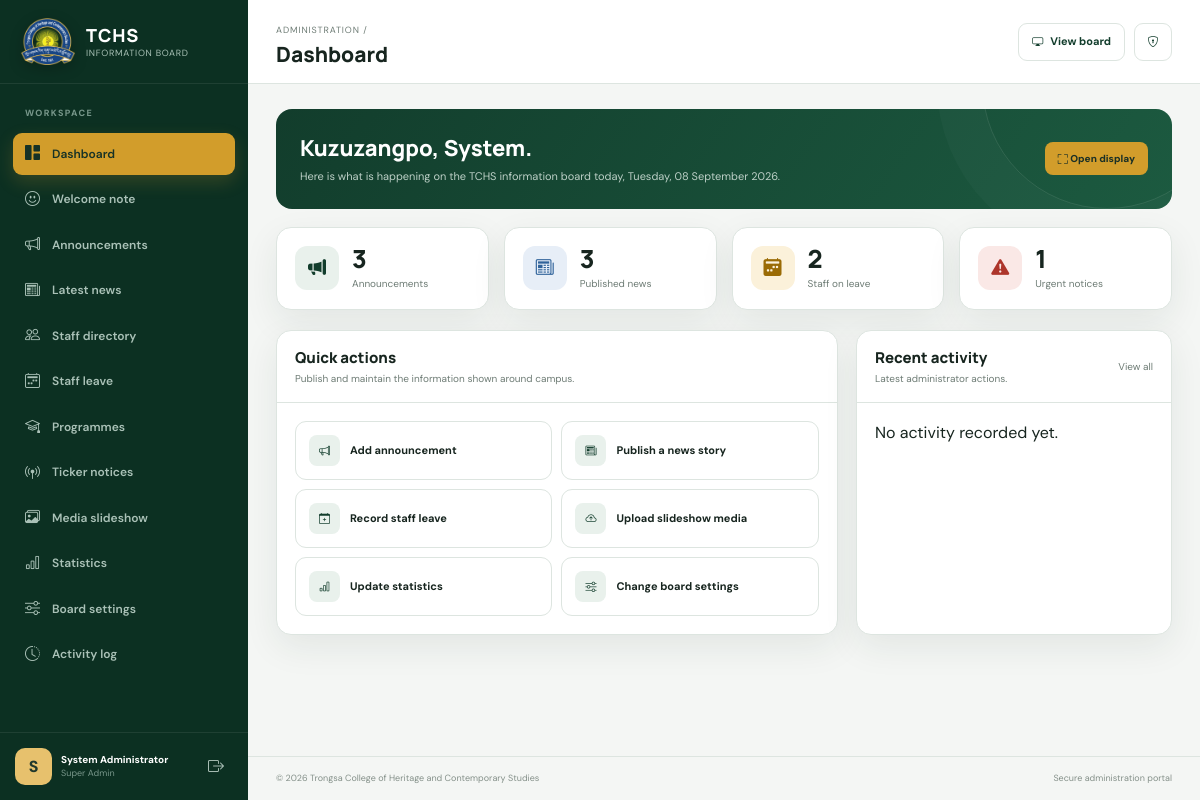
/admin/index.php (signed in), run on the app's committed database.
### tables this page shows
CREATE TABLE IF NOT EXISTS users (
    id INT UNSIGNED AUTO_INCREMENT PRIMARY KEY,
    name VARCHAR(120) NOT NULL,
    username VARCHAR(60) NOT NULL UNIQUE,
    email VARCHAR(160) NOT NULL UNIQUE,
    password VARCHAR(255) NOT NULL,
    role ENUM('super_admin','editor') NOT NULL DEFAULT 'editor',
    status TINYINT(1) NOT NULL DEFAULT 1,
    last_login_at DATETIME NULL,
    created_at TIMESTAMP DEFAULT CURRENT_TIMESTAMP,
    updated_at TIMESTAMP DEFAULT CURRENT_TIMESTAMP ON UPDATE CURRENT_TIMESTAMP
);

### includes/functions.php (called while the page is built, shortened)
<?php
require_once __DIR__ . '/../config/database.php';
function e(mixed $value): string
{
    return htmlspecialchars((string) $value, ENT_QUOTES | ENT_SUBSTITUTE, 'UTF-8');
}
function base_url(string $path = ''): string
{
    $script = str_replace('\\', '/', $_SERVER['SCRIPT_NAME'] ?? '');
    $root = preg_replace('#/(admin|api)/.*$#', '', $script) ?: '';
    return rtrim($root, '/') . '/' . ltrim($path, '/');
}
function setting(string $key, string $default = ''): string
{
    static $settings = null;
    if ($settings === null) {
        $settings = [];
        foreach (db()->query('SELECT setting_key, setting_value FROM settings') as $row) {
            $settings[$row['setting_key']] = $row['setting_value'];
        }
    }
    return $settings[$key] ?? $default;
}
function public_path(?string $path, string $fallback = 'assets/images/placeholder.svg'): string
{
    return base_url($path);
}
function format_date(?string $date, string $format = 'd M Y'): string
{
    return date($format, strtotime($date));
}

### config/database.php (called while the page is built, shortened)
<?php
function db(): PDO
{
    static $pdo = null;
    if ($pdo instanceof PDO) {
        return $pdo;
    }
    $host = getenv('DB_HOST') ?: '127.0.0.1';
    $port = getenv('DB_PORT') ?: '3306';
    $name = getenv('DB_NAME') ?: 'tchs_info_board';
    $user = getenv('DB_USER') ?: 'root';
    $pass = getenv('DB_PASS') ?: '';
    try {
        $pdo = new PDO(
            "mysql:host={$host};port={$port};dbname={$name};charset=utf8mb4",
            $user,
            $pass,
            [
                PDO::ATTR_ERRMODE => PDO::ERRMODE_EXCEPTION,
                PDO::ATTR_DEFAULT_FETCH_MODE => PDO::FETCH_ASSOC,
                PDO::ATTR_EMULATE_PREPARES => false,
            ]
        );
    } catch (PDOException $exception) {
        http_response_code(503);
        $safeMessage = 'The information board database is unavailable. Please check the installation and database configuration.';
        if (PHP_SAPI === 'cli') {
            throw $exception;
        }
        exit('<!doctype html><html><body style="font-family:sans-serif;padding:3rem"><h1>Service unavailable</h1><p>' . $safeMessage . '</p></body></html>');
    }
    return $pdo;
}

### includes/auth.php (called while the page is built, shortened)
<?php
require_once __DIR__ . '/functions.php';
function is_logged_in(): bool
{
    return isset($_SESSION['user_id']);
}
function current_user(): ?array
{
    static $user = null;
    if ($user === null) {
        $stmt = db()->prepare('SELECT id, name, username, email, role FROM users WHERE id = ? AND status = 1');
        $stmt->execute([$_SESSION['user_id']]);
        $user = $stmt->fetch() ?: null;
    }
    return $user;
}

### admin/index.php (the view, shortened to what this page needs)
<?php
require_once __DIR__ . '/../includes/admin_layout.php';
$pdo = db();
$today = date('Y-m-d');
$cards = [
    ['Announcements', (int) $pdo->query("SELECT COUNT(*) FROM announcements WHERE status='published' AND (expiry_date IS NULL OR expiry_date >= CURDATE())")->fetchColumn(), 'bi-megaphone-fill', ''],
    ['Published news', (int) $pdo->query("SELECT COUNT(*) FROM news WHERE status='published'")->fetchColumn(), 'bi-newspaper', 'blue'],
    ['Staff on leave', (int) $pdo->query("SELECT COUNT(*) FROM staff_leave WHERE status='published' AND CURDATE() BETWEEN start_date AND end_date")->fetchColumn(), 'bi-calendar2-week-fill', 'gold'],
    ['Urgent notices', (int) $pdo->query("SELECT COUNT(*) FROM ticker_notices WHERE status='published' AND priority='urgent' AND (expiry_date IS NULL OR expiry_date >= CURDATE())")->fetchColumn(), 'bi-exclamation-triangle-fill', 'red'],
];
$logs = $pdo->query('SELECT a.*, u.name user_name FROM activity_logs a LEFT JOIN users u ON u.id=a.user_id ORDER BY a.id DESC LIMIT 8')->fetchAll();
$user = current_user();
admin_header('Dashboard', 'dashboard');
?>
<section class="dashboard-welcome"><div><h2>Kuzuzangpo, <?= e(explode(' ', $user['name'] ?? 'Administrator')[0]) ?>.</h2><p>Here is what is happening on the TCHS information board today, <?= e(format_date($today, 'l, d F Y')) ?>.</p></div><a target="_blank" href="<?= e(base_url('index.php')) ?>"><i class="bi bi-fullscreen"></i> Open display</a></section>
<section class="summary-grid"><?php foreach ($cards as [$label,$value,$icon,$class]): ?><article class="summary-card <?= e($class) ?>"><div class="summary-icon"><i class="bi <?= e($icon) ?>"></i></div><div><div class="summary-value"><?= number_format($value) ?></div><div class="summary-label"><?= e($label) ?></div></div></article><?php endforeach; ?></section>
<section class="dashboard-grid">
    <article class="admin-card"><div class="admin-card-header"><div><h2>Quick actions</h2><p>Publish and maintain the information shown around campus.</p></div></div><div class="admin-card-body"><div class="quick-grid">
        <a class="quick-link" href="<?= e(base_url('admin/content.php?type=announcements&action=create')) ?>"><i class="bi bi-megaphone"></i>Add announcement</a>
        <a class="quick-link" href="<?= e(base_url('admin/content.php?type=news&action=create')) ?>"><i class="bi bi-newspaper"></i>Publish a news story</a>
        <a class="quick-link" href="<?= e(base_url('admin/content.php?type=staff_leave&action=create')) ?>"><i class="bi bi-calendar-plus"></i>Record staff leave</a>
        <a class="quick-link" href="<?= e(base_url('admin/content.php?type=media_slides&action=create')) ?>"><i class="bi bi-cloud-arrow-up"></i>Upload slideshow media</a>
        <a class="quick-link" href="<?= e(base_url('admin/statistics.php')) ?>"><i class="bi bi-bar-chart"></i>Update statistics</a>
        <a class="quick-link" href="<?= e(base_url('admin/settings.php')) ?>"><i class="bi bi-sliders"></i>Change board settings</a>
    </div></div></article>
    <article class="admin-card"><div class="admin-card-header"><div><h2>Recent activity</h2><p>Latest administrator actions.</p></div><a class="mini-note" href="<?= e(base_url('admin/activity.php')) ?>">View all</a></div><div class="admin-card-body activity-list">
        <?php if (!$logs): ?><div class="empty-state">No activity recorded yet.</div><?php endif; ?>
    </div></article>
</section>
<?php admin_footer();

### includes/admin_layout.php (shortened to what this page needs)
<?php
require_once __DIR__ . '/auth.php';
function admin_header(string $title, string $active = 'dashboard'): void
{
    $user = current_user();
    $nav = [
        'dashboard' => ['admin/index.php', 'bi-grid-1x2-fill', 'Dashboard'],
        'welcome' => ['admin/welcome.php', 'bi-emoji-smile', 'Welcome note'],
        'announcements' => ['admin/content.php?type=announcements', 'bi-megaphone', 'Announcements'],
        'news' => ['admin/content.php?type=news', 'bi-newspaper', 'Latest news'],
        'staff' => ['admin/content.php?type=staff', 'bi-people', 'Staff directory'],
        'leave' => ['admin/content.php?type=staff_leave', 'bi-calendar2-week', 'Staff leave'],
        'programmes' => ['admin/content.php?type=programmes', 'bi-mortarboard', 'Programmes'],
        'ticker' => ['admin/content.php?type=ticker_notices', 'bi-broadcast-pin', 'Ticker notices'],
        'slides' => ['admin/content.php?type=media_slides', 'bi-images', 'Media slideshow'],
        'statistics' => ['admin/statistics.php', 'bi-bar-chart', 'Statistics'],
        'settings' => ['admin/settings.php', 'bi-sliders', 'Board settings'],
        'activity' => ['admin/activity.php', 'bi-clock-history', 'Activity log'],
    ];
    ?>
    <!doctype html><html lang="en"><head><meta charset="utf-8"><meta name="viewport" content="width=device-width,initial-scale=1"><meta name="robots" content="noindex,nofollow">
    <title><?= e($title) ?> • TCHS Admin</title><link href="https://cdn.jsdelivr.net/npm/bootstrap@5.3.8/dist/css/bootstrap.min.css" rel="stylesheet"><link rel="stylesheet" href="https://cdn.jsdelivr.net/npm/bootstrap-icons@1.13.1/font/bootstrap-icons.min.css"><link rel="stylesheet" href="<?= e(base_url('assets/css/admin.css')) ?>"></head>
    <body class="admin-body">
    <div class="admin-shell">
        <aside class="sidebar" id="sidebar">
            <a class="sidebar-brand" href="<?= e(base_url('admin/index.php')) ?>"><img src="<?= e(public_path(setting('logo_path', 'assets/images/college-logo.png'))) ?>" alt=""><span><strong>TCHS</strong><small>Information Board</small></span></a>
            <nav class="sidebar-nav" aria-label="Administration">
                <span class="nav-label">Workspace</span>
                <?php foreach ($nav as $key => [$url, $icon, $label]): ?><a class="<?= $active === $key ? 'active' : '' ?>" href="<?= e(base_url($url)) ?>"><i class="bi <?= e($icon) ?>"></i><span><?= e($label) ?></span></a><?php endforeach; ?>
            </nav>
            <div class="sidebar-footer"><div class="avatar"><?= e(strtoupper(substr($user['name'] ?? 'A', 0, 1))) ?></div><div><strong><?= e($user['name'] ?? '') ?></strong><small><?= e(str_replace('_', ' ', $user['role'] ?? '')) ?></small></div><a href="<?= e(base_url('logout.php')) ?>" title="Sign out"><i class="bi bi-box-arrow-right"></i></a></div>
        </aside>
        <div class="admin-content">
            <header class="topbar"><button class="menu-button" type="button" id="menu-toggle" aria-label="Toggle menu"><i class="bi bi-list"></i></button><div><span class="breadcrumb-label">Administration /</span><h1><?= e($title) ?></h1></div><div class="topbar-actions"><a class="board-link" target="_blank" href="<?= e(base_url('index.php')) ?>"><i class="bi bi-display"></i><span>View board</span></a><a class="icon-button" href="<?= e(base_url('admin/password.php')) ?>" title="Security"><i class="bi bi-shield-lock"></i></a></div></header>
            <main class="page-content">
    <?php
}
function admin_footer(): void
{
    ?>
            </main>
            <footer class="admin-footer"><span>© <?= date('Y') ?> Trongsa College of Heritage and Contemporary Studies</span><span>Secure administration portal</span></footer>
        </div>
    </div>
    </body></html>
    <?php
}

### data on the page
users: name "S", name "System Administrator", role "Super Admin", name "System"

### other printed values
$label "Dashboard"
$label "Welcome note"
$label "Announcements"
$label "Latest news"
$label "Staff directory"
$label "Staff leave"
$label "Programmes"
$label "Ticker notices"
$label "Media slideshow"
$label "Statistics"
$label "Board settings"
$label "Activity log"
$title "Dashboard"
$value "3"
$label "Published news"
